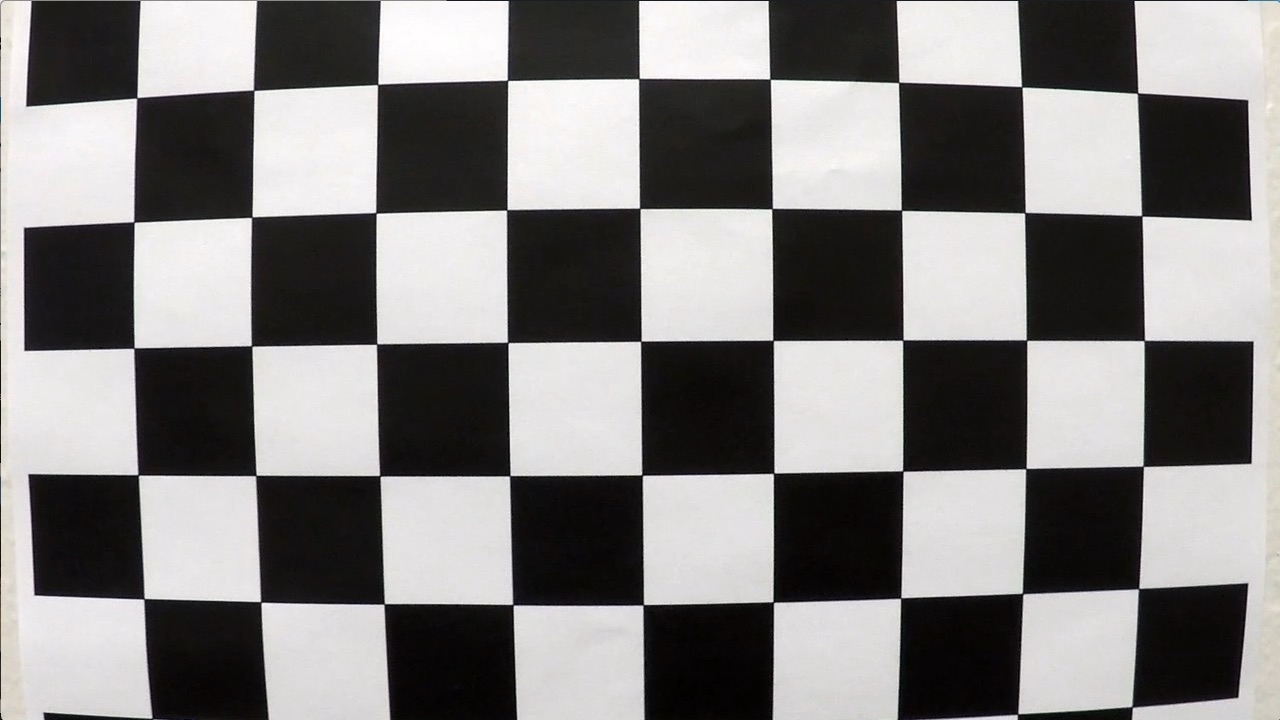
#> input picture camera_cal/calibration1.jpg, 1280 x 720 px; its folder holds only this picture in this run
$ jupyter execute camera_caliberation_with_chessboard.ipynb   (shell and % lines are left out)
#> lines starting #> are read from the running program, lines starting #| are printed output that depends on the picture; after the words box and inside, x2 and y2 are one past the last pixel; in counts of white or black regions, pixels touching at a corner belong together
### camera_calibration.py
import os
import numpy as np
import cv2
import matplotlib.pyplot as plt

class CameraCalibration:

    # Function to get object points given number of corners
    # in x and y directions
    def get_objp(self, nx, ny):
        objp = np.zeros((nx*ny,3), np.float32)
        objp[:,:2] = np.mgrid[0:nx, 0:ny].T.reshape(-1,2)
        return objp

    # Function to calibrate camera given calibration images
    def camera_calibration(self, images, nx, ny, draw = False):
#> called with nx = 9, ny = 6, draw = True
        objpoints = []
        imgpoints = []
        for fname in images:
            img = cv2.imread(fname)
#> img is the input picture: shape (720, 1280, 3); mean B, G, R 127.8, 128.4, 130.1
            gray = cv2.cvtColor(img, cv2.COLOR_BGR2GRAY)
            # Try nx and ny first, then reduces the numbers if not found
            ret, corners = cv2.findChessboardCorners(gray, (nx, ny), None)
#> ret = False; corners = None
            objp = self.get_objp(nx, ny)
            if ret is False:
                ret, corners = cv2.findChessboardCorners(gray, (nx - 1, ny), None)
                objp = self.get_objp(nx - 1, ny)
            if ret is False:
                ret, corners = cv2.findChessboardCorners(gray, (nx, ny - 1), None)
#> ret = True; corners = 45 rows, first 8: [137.5, 96.45], [253.6, 90.19], [377.5, 84.48], [506.8, 79.62], [639.6, 77.4], [770.5, 79.55], [899.2, 82.02], [1022.5, 87.62]
                objp = self.get_objp(nx, ny - 1)
            if ret is False:
                ret, corners = cv2.findChessboardCorners(gray, (nx - 1, ny - 1), None)
                objp = self.get_objp(nx - 1, ny - 1)
            if ret is False:
                ret, corners = cv2.findChessboardCorners(gray, (nx - 2, ny), None)
                objp = self.get_objp(nx - 2, ny)
            if ret is False:
                ret, corners = cv2.findChessboardCorners(gray, (nx, ny - 2), None)
                objp = self.get_objp(nx, ny - 2)
            if ret is False:
                ret, corners = cv2.findChessboardCorners(gray, (nx - 2, ny - 2), None)
                objp = self.get_objp(nx - 2, ny - 2)

            if ret is True:
                imgpoints.append(corners)
                objpoints.append(objp)
                # If we want to draw the corners
                if draw is True:
                    img = cv2.drawChessboardCorners(img, (nx, ny), corners, ret)
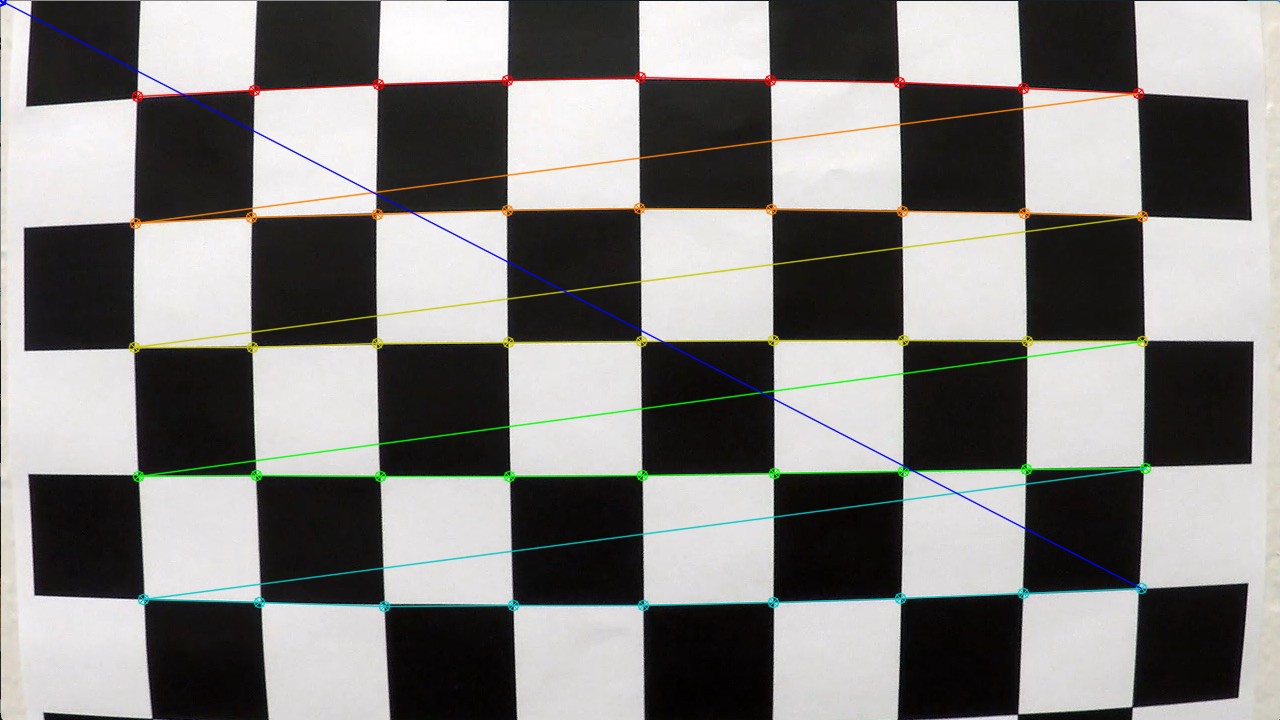
#> img: shape (720, 1280, 3); 3.69% of pixels changed, all inside (x1, y1, x2, y2) = (0, 0, 1152, 613)
                    plt.figure(figsize=(5,4))
                    plt.imshow(img)
                    plt.show()
            else:
                print('Could not find corners from %s' %fname)
        ret, mtx, dist, rvecs, tvecs = cv2.calibrateCamera(objpoints, imgpoints, gray.shape[::-1], None, None)
#> ret = 1.12; mtx = [[2934.5, 0, 429.2], [0, 2989.2, 297], [0, 0, 1]]; dist = [[-1.34, -13.69, 0.0587, 0.136, 137.7]]; rvecs = ([0.111, -0.0758, -0.0108],); tvecs = ([-2.41, -1.6, 22.14],)
        return mtx, dist

### camera_caliberation_with_chessboard.ipynb
[cell 1]
import os
import numpy as np
import cv2
import matplotlib.pyplot as plt
import glob
import pickle
from moviepy.editor import VideoFileClip
from camera_calibration import CameraCalibration

[cell 2]
# Calibrating the car camera using chessboard corners detection.

directory = 'camera_cal/'
images = glob.glob(os.path.join(directory, 'calibration*.jpg'))

cam_cal = CameraCalibration()

mtx, dist = cam_cal.camera_calibration(images, nx = 9, ny = 6, draw = True)
#> mtx = [[2934.5, 0, 429.2], [0, 2989.2, 297], [0, 0, 1]]; dist = [[-1.34, -13.69, 0.0587, 0.136, 137.7]]

[cell 3]
# Save calibration results to a pickle file

cal_pickle = {}
cal_pickle['mtx'] = mtx
cal_pickle['dist'] = dist
with open('camera_cal/cal_pickle.p','wb') as output_file:
    pickle.dump(cal_pickle, output_file)

[cell 4]
# Generating undistorted images on chessboard images

cal_imgs = glob.glob(os.path.join('camera_cal/', 'calibration*'))
for fname in cal_imgs:
    img = cv2.imread(fname)
    undist = cv2.undistort(img, mtx, dist, None, mtx)
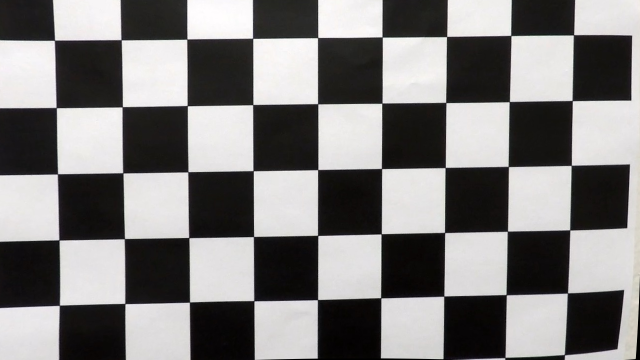
#> undist: shape (720, 1280, 3) (shown at 1/2 size); mean B, G, R 124.9, 125.4, 127
    f, ax = plt.subplots(1, 2, figsize=(10,8))
    ax[0].imshow(img)
    ax[0].set_title('Original')
    ax[1].imshow(undist)
    ax[1].set_title('Undistorted')
plt.show()
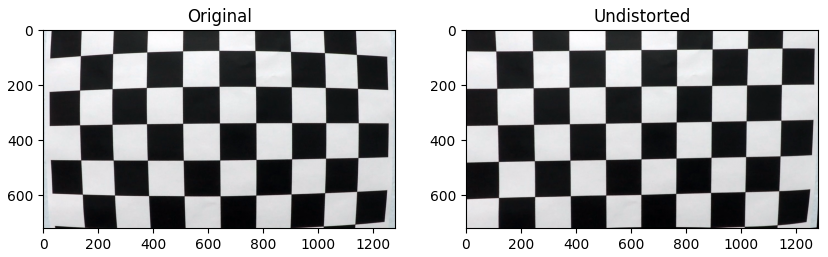
#> figure drawn by matplotlib, 2 panels; B, G, R data is drawn as R, G, B

$ run again, on camera_cal/calibration13.jpg
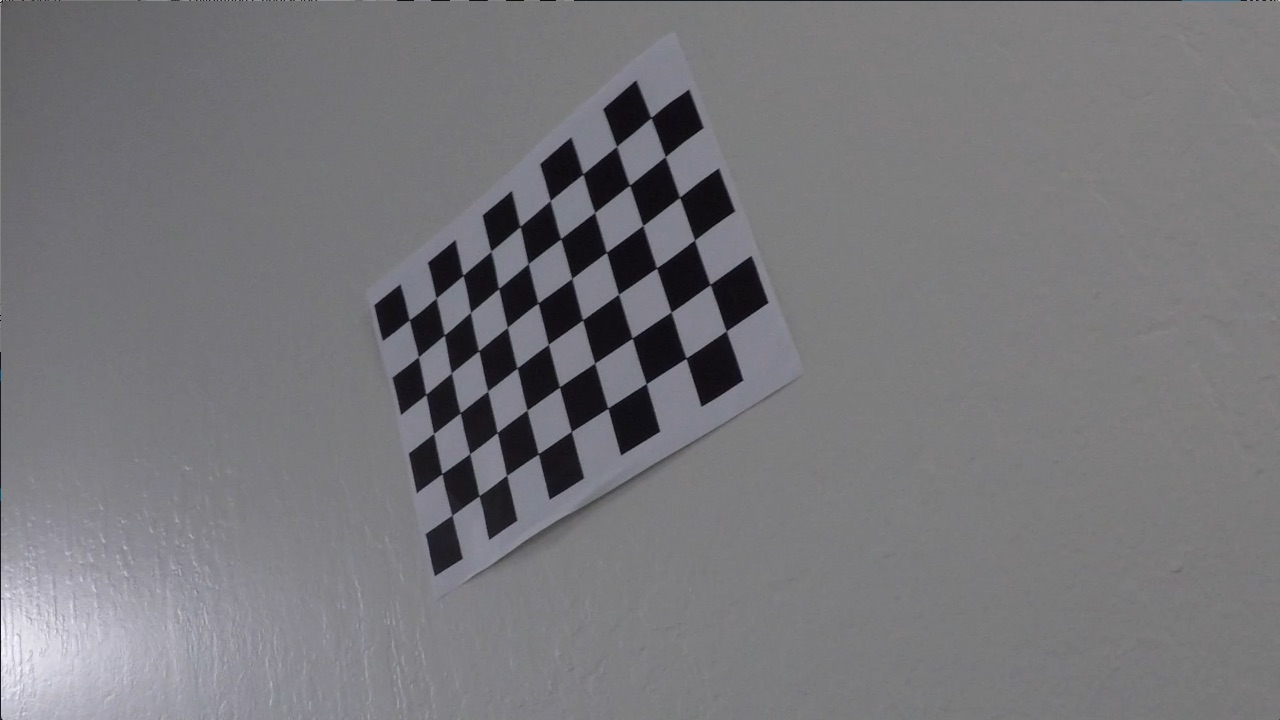
#> input picture camera_cal/calibration13.jpg, 1280 x 720 px
#> in camera_calibration, img is the input picture: shape (720, 1280, 3); mean B, G, R 122, 118.5, 119.1
#> in camera_calibration, `ret, corners = cv2.findChessboardCorners(gray, (nx, ny), None)`: ret = True; corners = 54 rows, first 8: [409.4, 319.7], [436.4, 297.7], [463.3, 275.1], [491.3, 251.1], [520.2, 226.6], [550.4, 200.5], [583, 174.1], [616.7, 146.4]
#> in camera_calibration, `img = cv2.drawChessboardCorners(img, (nx, ny), corners, ret)`:
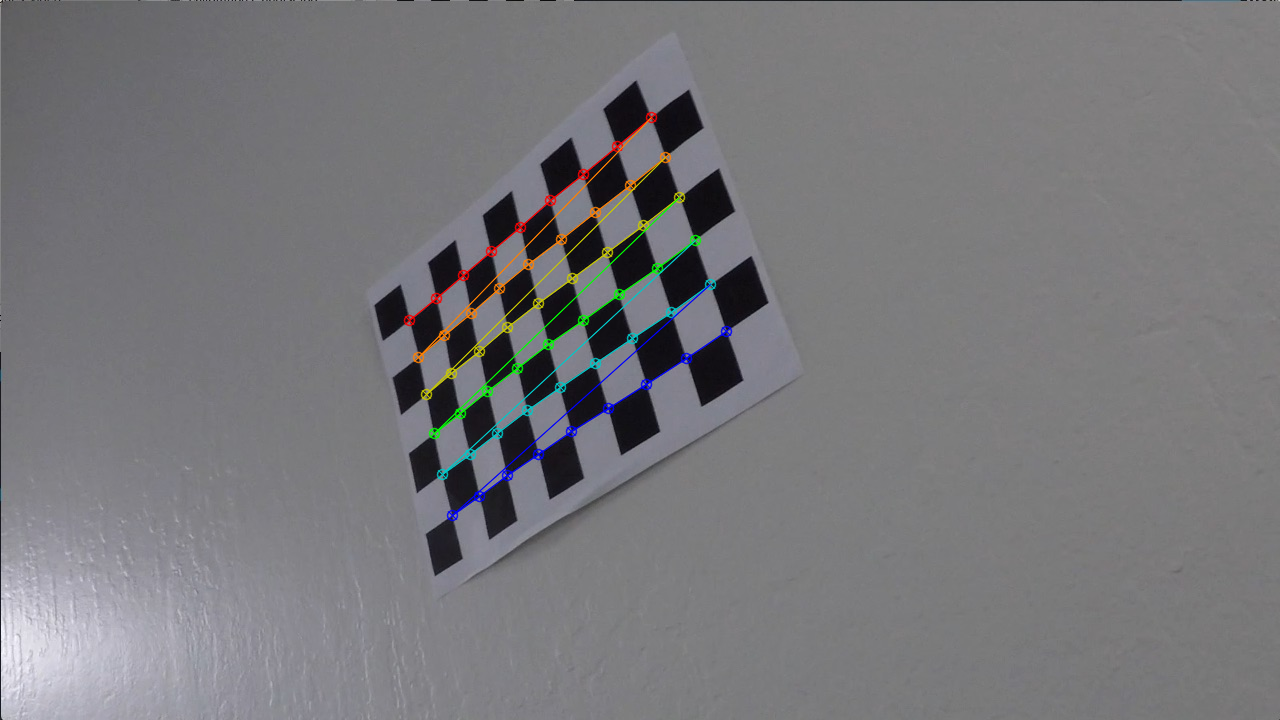
#> img: shape (720, 1280, 3); 1.37% of pixels changed, all inside (x1, y1, x2, y2) = (403, 111, 733, 522)
#> in camera_calibration, `ret, mtx, dist, rvecs, tvecs = cv2.calibrateCamera(objpoints, imgpoint..`: ret = 0.7; mtx = [[1254, 0, 650.9], [0, 1245.3, 473.5], [0, 0, 1]]; dist = [[-2, 21.84, -0.0244, 0.0119, -98.75]]; rvecs = ([-0.249, 0.686, -0.387],); tvecs = ([-5.65, -3.59, 27.67],)
#> `mtx, dist = cam_cal.camera_calibration(images, nx = 9, ny = 6, draw = ..`: mtx = [[1254, 0, 650.9], [0, 1245.3, 473.5], [0, 0, 1]]; dist = [[-2, 21.84, -0.0244, 0.0119, -98.75]]
#> `plt.show()`:
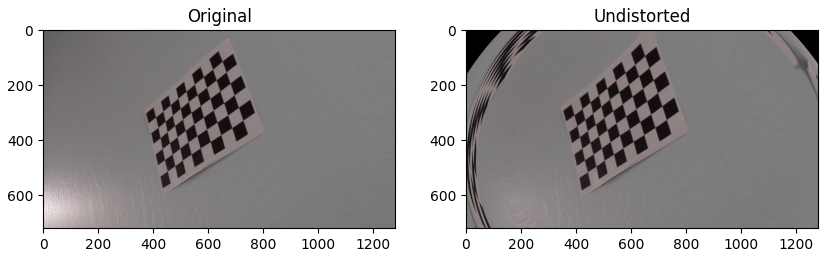
#> figure drawn by matplotlib, 2 panels; B, G, R data is drawn as R, G, B

$ run again, on camera_cal/calibration14.jpg
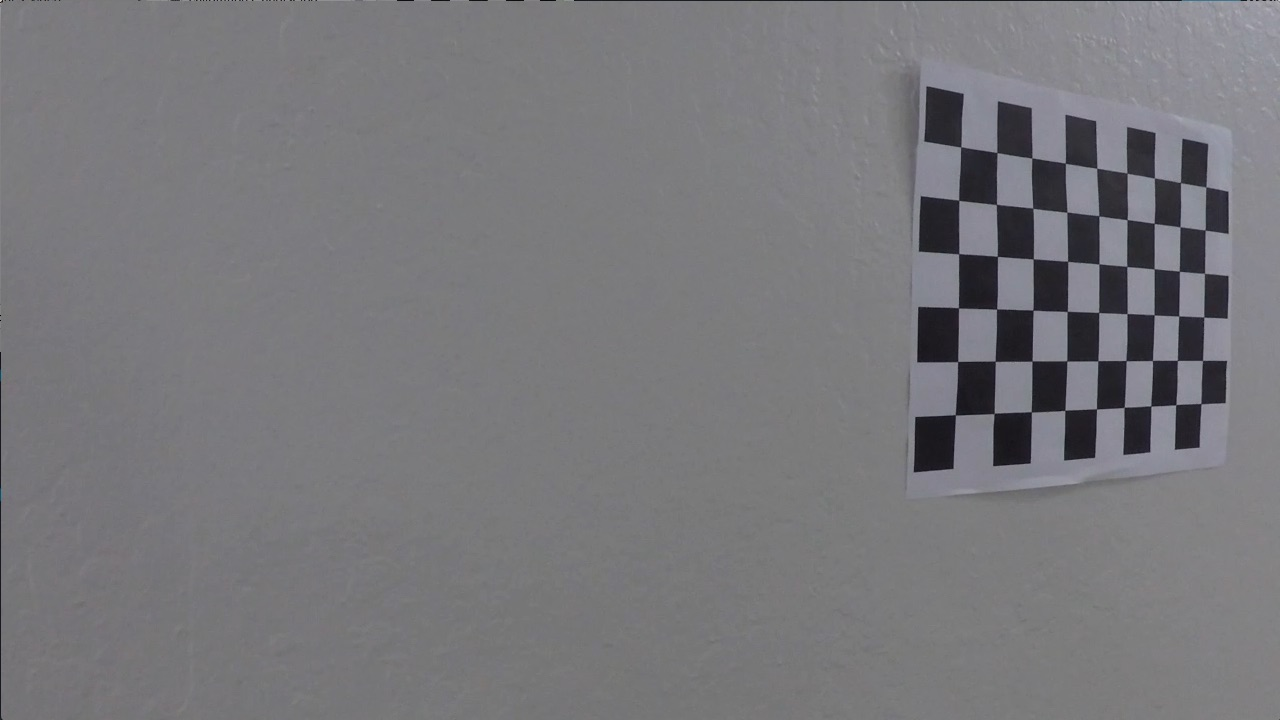
#> input picture camera_cal/calibration14.jpg, 1280 x 720 px
#> in camera_calibration, img is the input picture: shape (720, 1280, 3); mean B, G, R 122.9, 119.4, 119.9
#> in camera_calibration, `ret, corners = cv2.findChessboardCorners(gray, (nx, ny), None)`: ret = True; corners = 54 rows, first 8: [960.7, 146.9], [996.9, 152.5], [1031.8, 158], [1065.3, 163.2], [1096.8, 168.3], [1127, 173.1], [1154.5, 178], [1180.4, 182.5]
#> in camera_calibration, `img = cv2.drawChessboardCorners(img, (nx, ny), corners, ret)`:
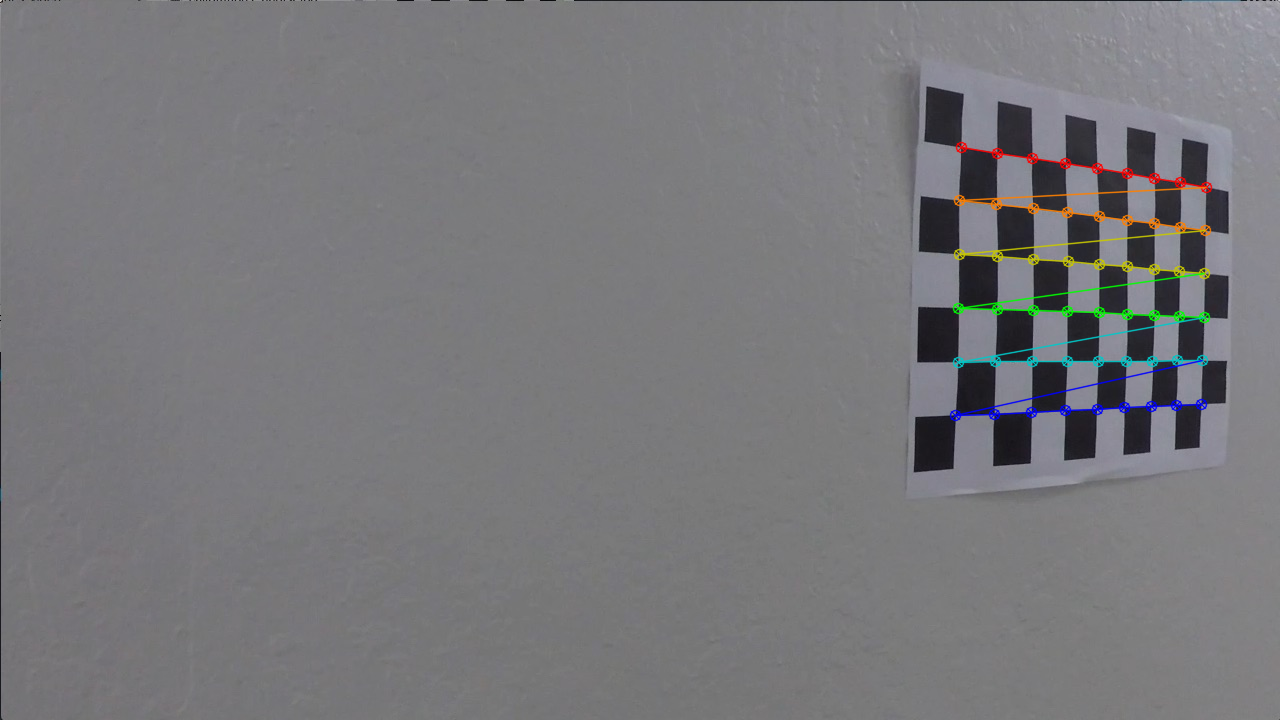
#> img: shape (720, 1280, 3); 1.35% of pixels changed, all inside (x1, y1, x2, y2) = (949, 141, 1213, 422)
#> in camera_calibration, `ret, mtx, dist, rvecs, tvecs = cv2.calibrateCamera(objpoints, imgpoint..`: ret = 0.739; mtx = [[2240.5, 0, 704.5], [0, 1763.2, 328.8], [0, 0, 1]]; dist = [[2.86, -97.07, -0.0283, -0.0725, 800.8]]; rvecs = ([-0.0139, -0.819, 0.0177],); tvecs = ([3.8, -3.38, 33.34],)
#> `mtx, dist = cam_cal.camera_calibration(images, nx = 9, ny = 6, draw = ..`: dist = [[2.86, -97.07, -0.0283, -0.0725, 800.8]]
#> `plt.show()`:
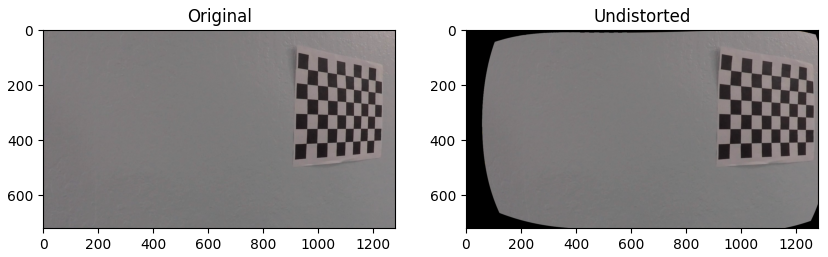
#> figure drawn by matplotlib, 2 panels; B, G, R data is drawn as R, G, B
